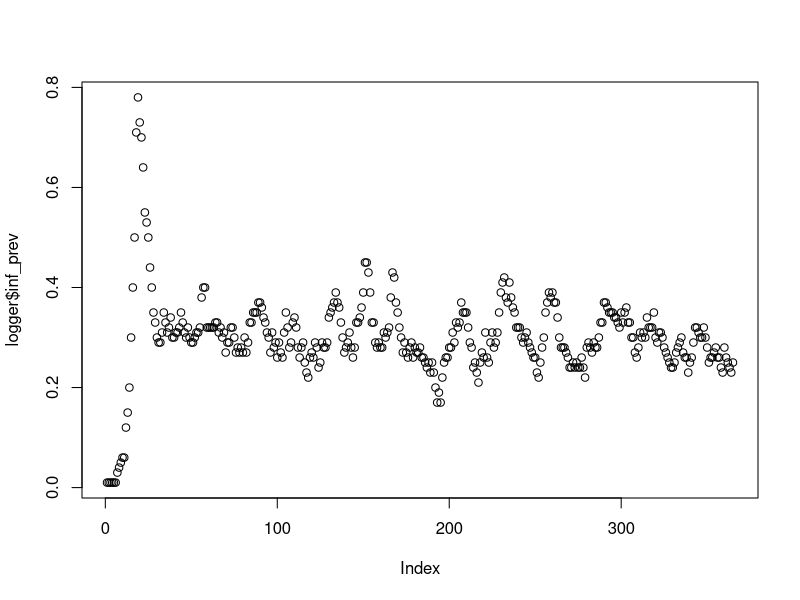
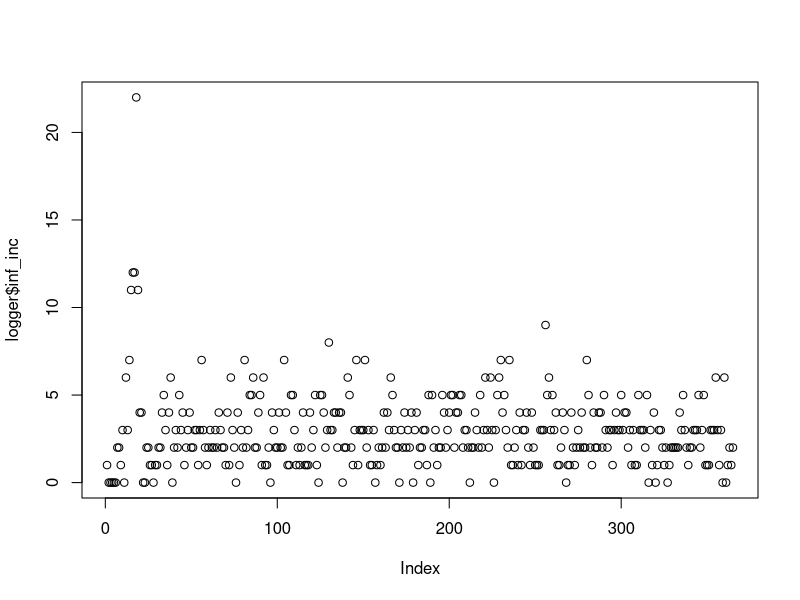
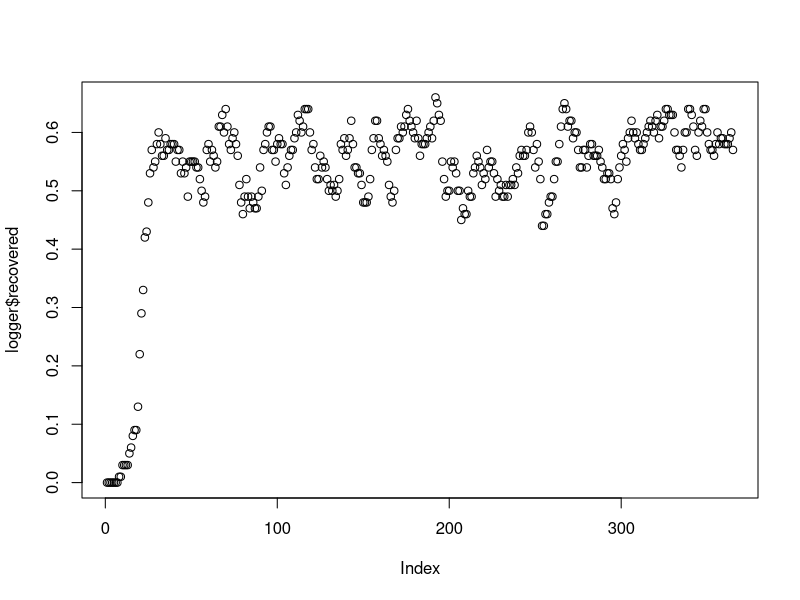
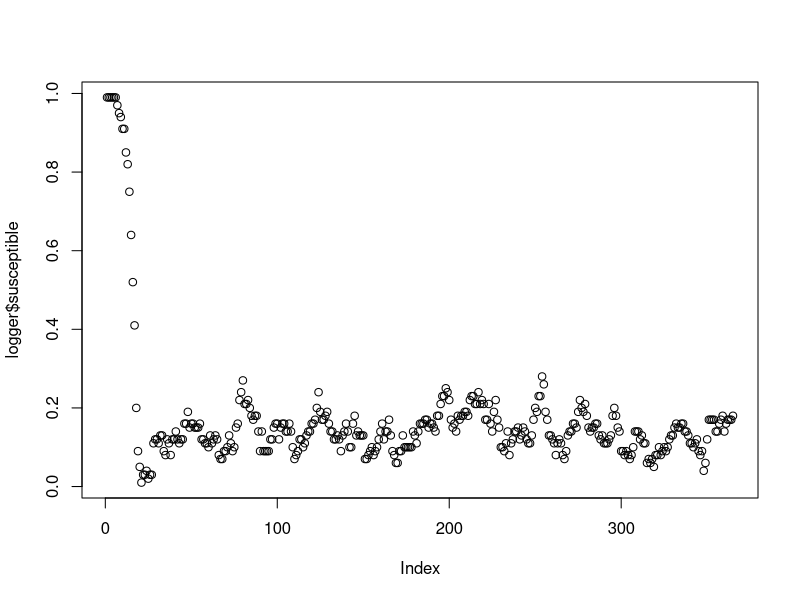
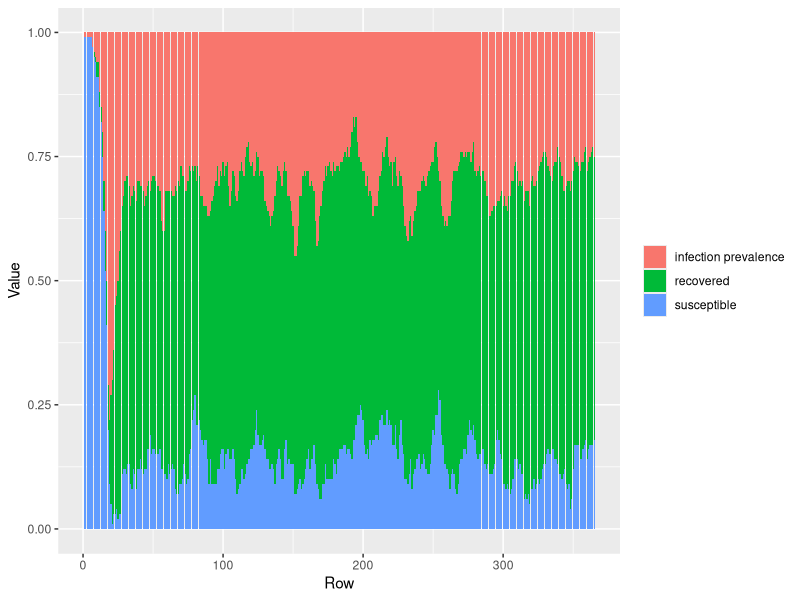

The R script that drew these images, in order:
## ---- chunk 1
seed <- set.seed(20260604)
# set timestep size in days
dt <- 1
params <- list(
  
  # simulation setup
  timestep_size = dt,
  individual_index = 1:100,
  init_compartment = c('I', rep("S", 99)), 
  n_time_steps = 365,
  
  # epi params
  n_contact_events_per_day = 2,
  p_infection_per_contact_event = 0.2,
  p_recovery_per_day = 0.1, # rate to become recovered
  p_reversion_per_day = 0.05
)

## ---- chunk 2

simulate_contact_pairs <- function(
    individual_index  = params$individual_index,
    n_contact_events_per_day = params$n_contact_events_per_day) {
  
  n_individuals <- length(individual_index) 
  sample_size_contact_events <- n_contact_events_per_day*n_individuals

first_contact <- sample(x = individual_index, size = sample_size_contact_events, replace = TRUE)
second_contact <- sample(x = individual_index, size = sample_size_contact_events, replace = TRUE)

keep <- first_contact != second_contact 

# at the moment this allows for multiple contact events between the same pair in the same timestep
contact_pairs <- data.frame(first_contact = first_contact[keep], second_contact = second_contact[keep])

return(contact_pairs)
}

## ---- chunk 3
# For testing
index <- 3

infection_function <- function(
    index,
    prob_infection,
    contact_pairs,
    compartment
  ){
  state <- compartment[index]
  
  if (state == "I") {
    return("I")
  } else if (state == "R" ) {
    return("R") 
  } else {
    contacts_1 <- contact_pairs$second_contact[contact_pairs$first_contact == index]
    contacts_2 <- contact_pairs$first_contact[contact_pairs$second_contact == index]
    contacts <- c(contacts_1, contacts_2)
    
    contacted <- seq_along(compartment) %in% contacts # exclude multiple contact events between the same pair within the same timestep --- note we intend to look over this decision in the future
    infectious_contacts <- (compartment == "I") & contacted   
    
    possible_infections <- prob_infection*infectious_contacts
    
    outcome <- rbinom(
      n = length(possible_infections),
      size = 1,
      prob = possible_infections
    )
    
    if (max(outcome) ==1) {
      state <- "I"
    }
    
    return(state)
  }
}

#Test
# for (i in 1:10){
#   inf <- infection_function(
#       index = i,
#       prob_infection = params$p_infection_per_contact_event,
#       contact_pairs = contact_pairs_over_time[[1]],
#       compartment = params$init_compartment
#       )
#   print(inf)
# }

## ---- chunk 4
recovery_function <- function(
    index,
    prob_recovery,
    compartment
  ){
  
    state <- compartment[index]
    
    # if they are infected, make them susceptible with some probability
    if (state == "I") {
      # make them susceptible again with some probability
      # recovered <- as.logical(rbinom(1, 1, prob = prob_recovery))
      this_one_is_recovered <- runif(1, min = 0, max = 1) < prob_recovery[index]
      
      if (this_one_is_recovered){
        state <- "R"
      }
    }
    
    # return the new infection status
   return(state)

}

# Test 
# for (i in 1:10){
#   st <- recovery_function(
#     index = i,
#     prob_recovery = rep(0.3, 10),
#     compartment = rep("I",10)
#   )
#   print(st)
# }


## ---- chunk 5
reversion_function <- function(
    index,
    prob_reversion,
    compartment
  ){
  
    state <- compartment[index]
    
    # if they are infected, make them susceptible with some probability
    if (state == "R") {
      # make them susceptible again with some probability
      # recovered <- as.logical(rbinom(1, 1, prob = prob_recovery))
      this_one_is_reverted <- runif(1, min = 0, max = 1) < prob_reversion
      
      if (this_one_is_reverted){
        state <- "S"
      }
    }
    
    # return the new infection status
   return(state)

}

# Test 
# for (i in 1:10){
#   st <- recovery_function(
#     index = i,
#     prob_recovery = 0.3,
#     compartment = rep("I",10)
#   )
#   print(st)
# }


## ---- chunk 6
# Time-steps
# Currently takes in single contact_pairs object (should take in a unique one per time step)
individual_df <- data.frame(
  compartment = params$init_compartment,
  p_recovery_per_day = params$p_recovery_per_day
  # to add more columns later 
)

# a logger to record information 
logger <- data.frame (
  inf_prev = c(mean(individual_df$compartment == "I"), rep(NA, params$n_time_steps - 1)),
  inf_inc = c(sum(individual_df$compartment == "I"), rep(NA, params$n_time_steps - 1)),
  recovered = c(mean(individual_df$compartment == "R"), rep(NA, params$n_time_steps - 1)),
  susceptible = c(mean(individual_df$compartment == "S"), rep(NA, params$n_time_steps - 1))
  
)

contact_pairs_over_time <- list()

for (t in 1:((params$n_time_steps)-1)) {
  
  # 
  contact_pairs_over_time[[t]] <- simulate_contact_pairs()
  
  susceptible_after_reversions <- rep(NA, length(params$individual_index))
  infected_after_infections <- rep(NA, length(params$individual_index))
  infected_after_recoveries <- rep(NA, length(params$individual_index))
  recovered_after_recoveries <- rep(NA, length(params$individual_index))
  
  
  current_compartment <- individual_df$compartment
  
  
  # do reversion (from recovered to susceptible)
    for (i in params$individual_index) {

    # # binomial process of probability of reversion
    # p_not_recover_per_day <- 1 - params$p_recovery_per_day
    # n_days <- params$timestep_size
    # p_not_recover_per_timestep <- p_not_recover_per_day ^ n_days
    # p_recovery_per_timestep <- 1 - p_not_recover_per_timestep
    p_reversion_per_timestep <- 1 - (1 - params$p_reversion_per_day) ^ params$timestep_size
    
    # note in a compartmental type model with a rate, applied to a discrete timestep, the probability of changing state over that timestep is: 1 - exp(-rate * dt)

    
    y <- reversion_function(
      index = i, 
      prob_reversion = p_reversion_per_timestep, 
      # this doesn't include the new infections in this time step! That's nice?
      compartment = current_compartment
    )
    
    susceptible_after_reversions[i] <- (y == "S")

  }

  
  # susceptible to infected
  for (i in params$individual_index) {
    y <- infection_function(
      index = i, 
      prob_infection = params$p_infection_per_contact_event, 
      contact_pairs = contact_pairs_over_time[[t]], 
      compartment = current_compartment
      )
    
    infected_after_infections[i] <- (y == "I")
  }
  

  
  # infected to recovered
  for (i in params$individual_index) {

    # # binomial process ofr probability of recovery
    # p_not_recover_per_day <- 1 - params$p_recovery_per_day
    # n_days <- params$timestep_size
    # p_not_recover_per_timestep <- p_not_recover_per_day ^ n_days
    # p_recovery_per_timestep <- 1 - p_not_recover_per_timestep
    p_recovery_per_timestep <- 1 - (1 - individual_df$p_recovery_per_day) ^ params$timestep_size
    
    # note in a compartmental type model with a rate, applied to a discrete timestep, the probability of changing state over that timestep is: 1 - exp(-rate * dt)

    
    y <- recovery_function(
      index = i, 
      prob_recovery = p_recovery_per_timestep, 
      # this doesn't include the new infections in this time step! That's nice?
      compartment = current_compartment
    )
    
    recovered_after_recoveries[i] <- (y == "R")
    infected_after_recoveries[i] <- (y == "I")
  }
  
  # Update to be a logical rather than a string
  previously_infected <- (individual_df$compartment == "I")
  previously_recovered <- (individual_df$compartment == "R")
  previously_susceptible <- (individual_df$compartment == "S")

  newly_infected <- infected_after_infections & !previously_infected
#  newly_recovered <- !infected_after_recoveries & previously_infected
  newly_recovered <- recovered_after_recoveries & !previously_recovered
  newly_susceptible <- susceptible_after_reversions & !previously_susceptible

  # unit checks for things that shouldn't happen
  stopifnot(newly_infected <= previously_susceptible)
  stopifnot(newly_recovered <= previously_infected)
  stopifnot(newly_susceptible <= previously_recovered)
  
  
  # what do we put in the new infection status? 
  # If previously infected and haven't recovered -> still infected
  # If not previously infected and became infected -> infected
  currently_infected <- (previously_infected & !newly_recovered) |
    (!previously_infected & newly_infected)
  currently_recovered <- (previously_recovered & !newly_susceptible) |
    (!previously_recovered & newly_recovered)
  currently_susceptible <- (previously_susceptible & !newly_infected) | (!previously_susceptible & newly_susceptible)
  
  
  ## later should be revised to ensure that individuals are not TRUE in two 
  ## different categories
  individual_df$compartment <- dplyr::case_when(
    currently_infected ~ "I",
    currently_recovered ~ "R",
    currently_susceptible ~ "S",
    .default = "S" # check if this default is in any way different to currently_susceptible - we should have the logic captured above (line 311 for now...)
  )
  
 
  logger$inf_prev[t + 1] <-  mean(currently_infected)
  logger$inf_inc[t + 1] <- sum(newly_infected) 
  logger$recovered[t + 1] <- mean(currently_recovered)
  logger$susceptible[t + 1] <- mean(currently_susceptible)
  
}


logger
# can print contact pairs for diagnostics
# print(contact_pairs_over_time)

## ---- chunk 7
plot(logger$inf_prev)
plot(logger$inf_inc)
plot(logger$recovered) # should be monotonic increasing. yay # not any more sukas
plot(logger$susceptible)

## ---- chunk 8
library(ggplot2)
library(dplyr)
library(tidyr)

logger |> select(-inf_inc) |>
  mutate(row = row_number()) |>
  pivot_longer(-row, names_to = "column", values_to = "value") |>
  ggplot(aes(x = row, y = value, fill = column)) +
  geom_col() +
  labs(x = "Row", y = "Value", fill = NULL) + 
  scale_fill_discrete(labels = c("inf_prev" = "infection prevalence", "recovered" = "recovered", "susceptible"  = "susceptible"))

## ---- chunk 9
